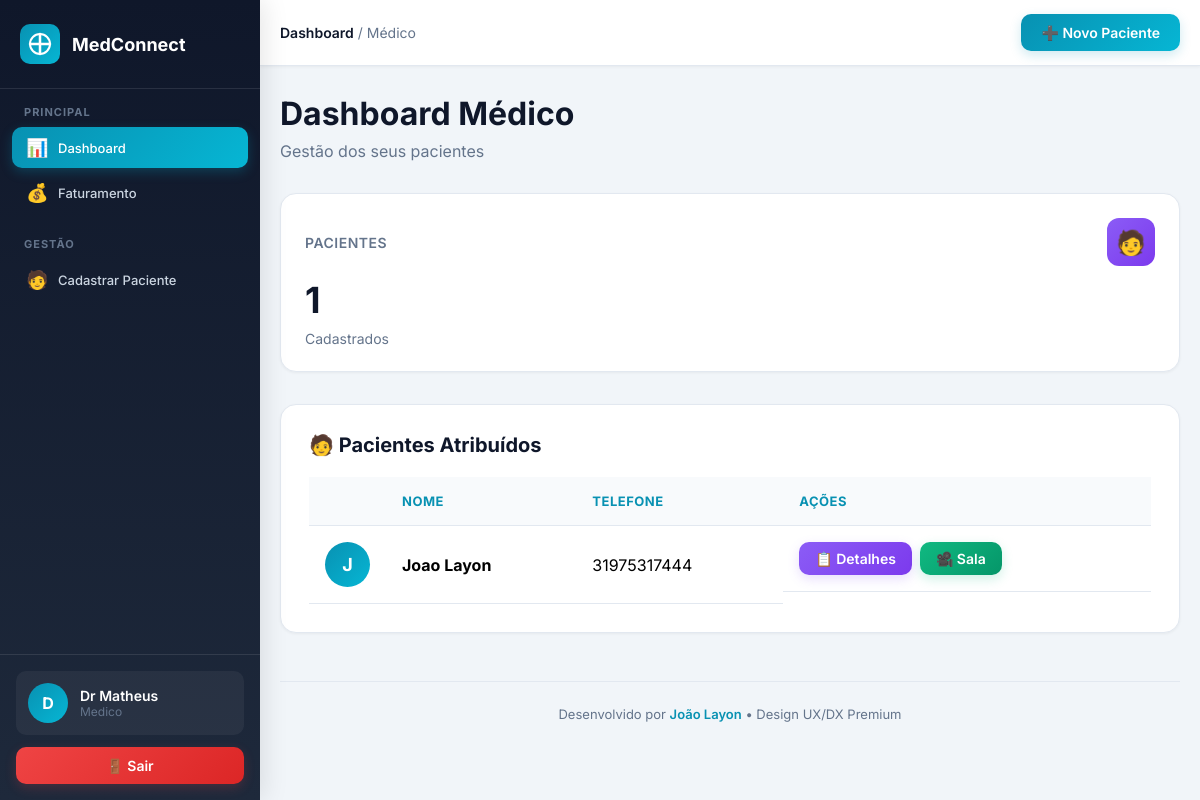
Page /principal (signed in) on the committed database.
### tables this page shows
CREATE TABLE salas (
        id INTEGER PRIMARY KEY AUTOINCREMENT,
        codigo TEXT UNIQUE NOT NULL,
        medico_id INTEGER NOT NULL,
        paciente_id INTEGER NOT NULL,
        titulo TEXT,
        ativa BOOLEAN DEFAULT 1,
        criado_em DATETIME DEFAULT CURRENT_TIMESTAMP,
        FOREIGN KEY (medico_id) REFERENCES medicos(id),
        FOREIGN KEY (paciente_id) REFERENCES pacientes(id),
        UNIQUE(medico_id, paciente_id)
    );

CREATE TABLE users (
        id INTEGER PRIMARY KEY AUTOINCREMENT,
        email TEXT UNIQUE NOT NULL,
        senha_hash TEXT NOT NULL,
        nome TEXT NOT NULL,
        tipo TEXT NOT NULL CHECK(tipo IN ('admin', 'medico', 'paciente')),
        criado_em DATETIME DEFAULT CURRENT_TIMESTAMP
    , profile_photo TEXT DEFAULT NULL);

CREATE TABLE pacientes (
        id INTEGER PRIMARY KEY AUTOINCREMENT,
        user_id INTEGER NOT NULL UNIQUE,
        medico_id INTEGER,
        data_nascimento DATE,
        telefone TEXT,
        FOREIGN KEY (user_id) REFERENCES users(id),
        FOREIGN KEY (medico_id) REFERENCES medicos(id)
    );

### app.py (the view)
@app.route('/principal')
@role_required('admin', 'medico')
def dashboard_principal():
    conn = get_db()
    tipo = session.get('tipo')
    if tipo == 'admin':
        medicos = conn.execute('''
            SELECT m.id as medico_id, u.nome, u.email, m.crm, m.especialidade, u.profile_photo
            FROM users u
            LEFT JOIN medicos m ON u.id = m.user_id
            WHERE u.tipo = "medico"
        ''').fetchall()
        pacientes = conn.execute('''
            SELECT u.id, u.nome, u.email, p.data_nascimento, p.telefone,
                   um.nome as medico_nome, u.profile_photo
            FROM users u
            LEFT JOIN pacientes p ON u.id = p.user_id
            LEFT JOIN medicos m ON p.medico_id = m.id
            LEFT JOIN users um ON m.user_id = um.id
            WHERE u.tipo = "paciente"
        ''').fetchall()
        conn.close()
        return render_template('dashboard_principal.html', medicos=medicos, pacientes=pacientes, tipo=tipo)
    elif tipo == 'medico':
        medico = conn.execute('SELECT id FROM medicos WHERE user_id = ?', (session['user_id'],)).fetchone()
        if medico:
            pacientes = conn.execute('''
                SELECT p.id, u.nome, u.email, p.data_nascimento, p.telefone,
                       s.codigo as sala_codigo, s.id as sala_id, u.profile_photo
                FROM pacientes p
                JOIN users u ON p.user_id = u.id
                LEFT JOIN salas s ON s.paciente_id = p.id AND s.medico_id = ? AND s.ativa = 1
                WHERE p.medico_id = ?
            ''', (medico['id'], medico['id'])).fetchall()
        else:
            pacientes = []
            flash('Perfil de médico não encontrado. Entre em contato com o administrador.')
        medicos = []
        conn.close()
        return render_template('dashboard_principal.html', medicos=medicos, pacientes=pacientes, tipo=tipo)
    conn.close()
    return redirect(url_for('dashboard'))

### app.py (called while the page is built, shortened)
def get_cached_system_config():
    global _system_config_cache, _config_cache_time
    now = datetime.now()
    if _system_config_cache and _config_cache_time and (now - _config_cache_time).total_seconds() < CONFIG_CACHE_DURATION:
        return _system_config_cache

@app.context_processor
def inject_config():
    result = {
        'system_config': get_cached_system_config(),
        'user_profile_photo': None
    }
    if 'user_id' in session:
        conn = get_db()
        try:
            user = conn.execute('SELECT profile_photo FROM users WHERE id = ?', (session['user_id'],)).fetchone()
            if user and user['profile_photo']:
                result['user_profile_photo'] = user['profile_photo']
        except:
            pass
        finally:
            conn.close()
    return result

def get_db():
    conn = sqlite3.connect(DB_PATH, timeout=20.0, check_same_thread=False)
    conn.row_factory = sqlite3.Row
    conn.execute('PRAGMA journal_mode=WAL')
    conn.execute('PRAGMA synchronous=NORMAL')
    conn.execute('PRAGMA cache_size=-64000')
    conn.execute('PRAGMA temp_store=MEMORY')
    conn.execute('PRAGMA mmap_size=134217728')
    return conn

def role_required(*roles):
    def decorator(f):
        @wraps(f)
        def decorated_function(*args, **kwargs):
            if 'user_id' not in session:
                flash('Você precisa fazer login primeiro.')
                return redirect(url_for('login'))
            if session.get('tipo') not in roles:
                flash('Você não tem permissão para acessar esta página.')
                return redirect(url_for('dashboard'))
            return f(*args, **kwargs)
        return decorated_function
    return decorator

### templates/dashboard_principal.html (shortened to what this page needs)
{% extends "layout/base.html" %}
{% block breadcrumb %}<strong>Dashboard</strong> / {{ 'Administração' if tipo == 'admin' else 'Médico' }}{% endblock %}
{% block sidebar_nav %}
<div class="nav-section">
  <div class="nav-section-title">PRINCIPAL</div>
  <a href="{{ url_for('dashboard_principal') }}" class="nav-item active">
    <span class="nav-item-icon">📊</span>
    <span>Dashboard</span>
  </a>
  <a href="{{ url_for('admin_faturamento') if tipo == 'admin' else url_for('medico_faturamento') }}" class="nav-item">
    <span class="nav-item-icon">💰</span>
    <span>Faturamento</span>
  </a>
</div>
<div class="nav-section">
  <div class="nav-section-title">GESTÃO</div>
  <a href="#" class="nav-item" onclick="document.getElementById('modalPaciente').style.display='flex'; return false;">
    <span class="nav-item-icon">🧑</span>
    <span>Cadastrar Paciente</span>
  </a>
</div>
{% endblock %}
{% block topbar_actions %}
{% if tipo == 'admin' %}
<a href="#" onclick="document.getElementById('modalMedico').style.display='flex'; return false;" class="btn">
  ➕ Novo Médico
</a>
{% else %}
<a href="#" onclick="document.getElementById('modalPaciente').style.display='flex'; return false;" class="btn">
  ➕ Novo Paciente
</a>
{% endif %}
{% endblock %}
{% block content %}
<div class="page-header">
  <h1 class="page-title">{{ 'Dashboard Administrativo' if tipo == 'admin' else 'Dashboard Médico' }}</h1>
  <p class="page-subtitle">{{ 'Gestão completa do sistema MedConnect' if tipo == 'admin' else 'Gestão dos seus pacientes' }}</p>
</div>
<div class="stats-grid">
  <div class="stat-card">
    <div class="stat-card-header">
      <div class="stat-card-title">PACIENTES</div>
      <div class="stat-card-icon" style="background: linear-gradient(135deg, #8b5cf6, #7c3aed);">🧑</div>
    </div>
    <div class="stat-card-value">{{ pacientes|length }}</div>
    <div class="stat-card-label">Cadastrados</div>
  </div>
</div>
<div class="section">
  <h2 class="section-title">🧑 Pacientes {{ 'Cadastrados' if tipo == 'admin' else 'Atribuídos' }}</h2>
  <div class="responsive-table">
    {% if pacientes|length == 0 %}
    <div class="empty-state">
      Nenhum paciente cadastrado
    </div>
    {% else %}
    <table>
      <thead>
        <tr>
          <th style="width: 60px;"></th>
          <th>Nome</th>
          <th>Telefone</th>
          {% if tipo == 'admin' %}
          <th>Médico</th>
          {% else %}
          <th>Ações</th>
          {% endif %}
        </tr>
      </thead>
      <tbody>
        {% for paciente in pacientes %}
        <tr>
          <td>
            <div style="width: 45px; height: 45px; border-radius: 50%; overflow: hidden; background: linear-gradient(135deg, #0891b2, #06b6d4); display: flex; align-items: center; justify-content: center; color: white; font-size: 18px; font-weight: 700;">
              {% if paciente.profile_photo %}
                <img src="{{ url_for('static', filename='uploads/profile_photos/' + paciente.profile_photo) }}" alt="Foto de {{ paciente.nome }}" style="width: 100%; height: 100%; object-fit: cover;">
              {% else %}
                {{ paciente.nome[0] if paciente.nome else 'P' }}
              {% endif %}
            </div>
          </td>
          <td><strong>{{ paciente.nome }}</strong></td>
          <td>{{ paciente.telefone or '-' }}</td>
          {% if tipo == 'admin' %}
          <td>{{ paciente.medico_nome or 'Não atribuído' }}</td>
          {% else %}
          <td style="display: flex; gap: 8px; flex-wrap: wrap;">
            <a href="{{ url_for('paciente_detalhes', paciente_id=paciente.id) }}" class="btn btn-sm btn-purple">📋 Detalhes</a>
            {% if paciente.sala_codigo %}
              <a href="{{ url_for('sala', codigo=paciente.sala_codigo) }}" class="btn btn-sm btn-success">🎥 Sala</a>
            {% else %}
              <a href="{{ url_for('criar_sala_paciente', paciente_id=paciente.id) }}" class="btn btn-sm">✨ Criar Sala</a>
            {% endif %}
          </td>
          {% endif %}
        </tr>
        {% endfor %}
      </tbody>
    </table>
    {% endif %}
  </div>
</div>
<div style="text-align: center; color: #64748b; font-size: 13px; margin-top: 48px; padding-top: 24px; border-top: 1px solid #e2e8f0;">
  Desenvolvido por <strong style="color: #0891b2; font-weight: 600;">João Layon</strong> • Design UX/DX Premium
</div>
{% endblock %}

### templates/layout/base.html (style rules this page uses)
* { margin: 0; padding: 0; box-sizing: border-box; }
html { overflow-x: hidden; width: 100%; }
body { font-family: 'Inter', -apple-system, BlinkMacSystemFont, 'Segoe UI', Roboto, sans-serif; background: #f1f5f9; min-height: 100vh; overflow-x: hidden; width: 100%; }
.nav-section { margin-bottom: 24px; }
.nav-section-title { color: #64748b; font-size: 11px; font-weight: 700; text-transform: uppercase; letter-spacing: 1px; padding: 0 12px; margin-bottom: 8px; }
.nav-item { display: flex; align-items: center; gap: 12px; padding: 12px 16px; color: #cbd5e1; text-decoration: none; border-radius: 10px; margin-bottom: 4px; transition: all 0.2s; font-size: 14px; font-weight: 500; }
.nav-item.active { background: linear-gradient(135deg, #0891b2, #06b6d4); color: white; box-shadow: 0 4px 12px rgba(8, 145, 178, 0.3); }
.nav-item-icon { font-size: 18px; width: 20px; text-align: center; }
.breadcrumb strong { color: #0f172a; font-weight: 600; }
.btn { padding: 10px 20px; border-radius: 10px; background: linear-gradient(135deg, #0891b2, #06b6d4); color: white; border: none; cursor: pointer; font-weight: 600; font-size: 14px; transition: all 0.3s ease; box-shadow: 0 4px 12px rgba(8, 145, 178, 0.2); text-decoration: none; display: inline-flex; align-items: center; gap: 8px; }
.page-header { margin-bottom: 32px; }
.page-title { font-size: 32px; font-weight: 700; color: #0f172a; margin-bottom: 8px; }
.page-subtitle { color: #64748b; font-size: 16px; }
@media (min-width: 993px) and (max-width: 1200px) { .nav-item { font-size: 13px; padding: 10px 14px; } }

### templates/dashboard_principal.html (style rules this page uses)
.stats-grid { display: grid; grid-template-columns: repeat(auto-fit, minmax(min(100%, 200px), 1fr)); gap: 24px; margin-bottom: 32px; }
.stat-card { background: white; padding: 24px; border-radius: 16px; border: 1px solid #e2e8f0; box-shadow: 0 1px 3px rgba(0,0,0,0.05); transition: all 0.3s; }
.stat-card-header { display: flex; justify-content: space-between; align-items: center; margin-bottom: 12px; }
.stat-card-icon { width: 48px; height: 48px; border-radius: 12px; display: flex; align-items: center; justify-content: center; font-size: 24px; }
.stat-card-title { color: #64748b; font-size: 14px; font-weight: 600; text-transform: uppercase; letter-spacing: 0.5px; }
.stat-card-value { font-size: 36px; font-weight: 700; color: #0f172a; margin-bottom: 8px; }
.stat-card-label { color: #64748b; font-size: 14px; }
.section { background: white; padding: 28px; border-radius: 16px; margin-bottom: 28px; box-shadow: 0 1px 3px rgba(0,0,0,0.05); border: 1px solid #e2e8f0; }
.section-title { color: #0f172a; font-size: 20px; margin-bottom: 20px; font-weight: 700; display: flex; align-items: center; gap: 12px; }
.responsive-table { width: 100%; }
.responsive-table table { width: 100%; border-collapse: collapse; }
.responsive-table th, .responsive-table td { padding: 16px; text-align: left; border-bottom: 1px solid #e2e8f0; }
.responsive-table th { background: #f8fafc; color: #0891b2; font-weight: 700; font-size: 13px; text-transform: uppercase; letter-spacing: 0.5px; }
.responsive-table tbody tr { transition: background 0.2s; }
.btn-sm { padding: 8px 16px; font-size: 14px; }
.btn-success { background: linear-gradient(135deg, #10b981, #059669); box-shadow: 0 4px 12px rgba(16, 185, 129, 0.2); }
.btn-purple { background: linear-gradient(135deg, #8b5cf6, #7c3aed); box-shadow: 0 4px 12px rgba(139, 92, 246, 0.2); }

### rows in the picture
salas: nome "J", nome "Joao Layon", telefone "31975317444"

### other values in the picture
{{ system_config.platform_name }} "MedConnect"
{{ session.nome[0] if session.nome else 'U' }} "D"
{{ session.nome }} "Dr Matheus"
{{ session.tipo|capitalize }} "Medico"
{{ 'Administração' if tipo == 'admin' else 'Médico' }} "Médico"
{{ 'Dashboard Administrativo' if tipo == 'admin' else 'Dashboard Médico' }} "Dashboard Médico"
{{ pacientes|length }} "1"
{{ 'Cadastrados' if tipo == 'admin' else 'Atribuídos' }} "Atribuídos"
